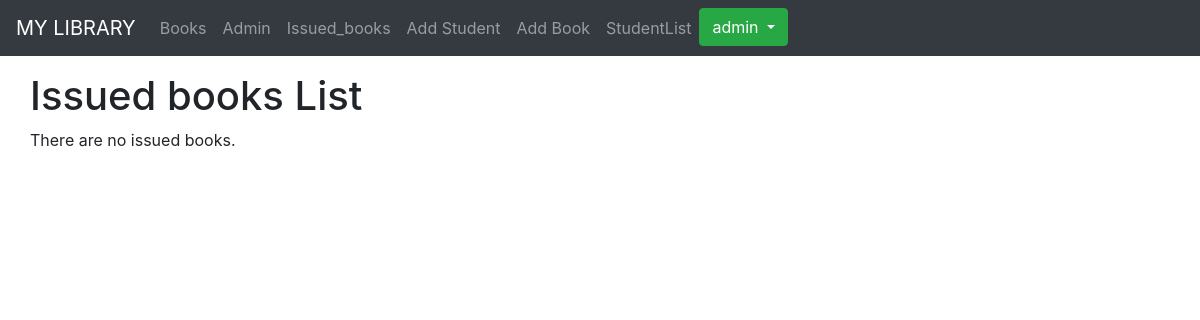
The page /issued-books/ (signed in) on the database as committed earlier.
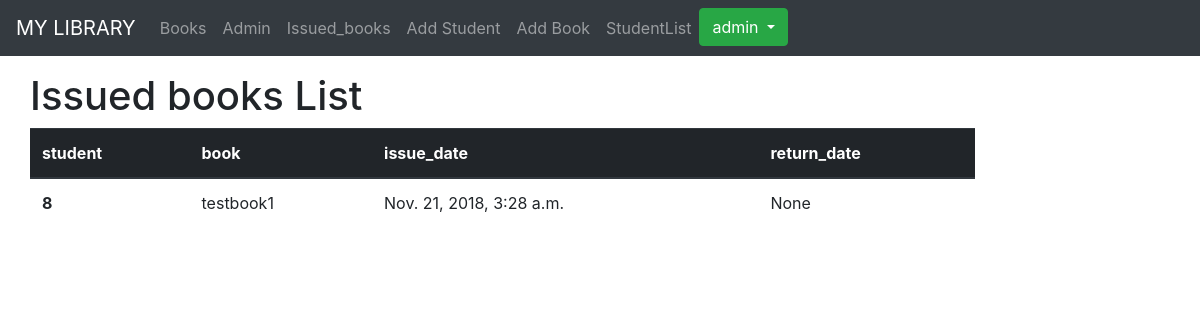
The same page on the database as committed later.
### library/models.py (models this page shows, shortened)
class Borrower(models.Model):
    student = models.ForeignKey('Student', on_delete=models.CASCADE)
    book = models.ForeignKey('Book', on_delete=models.CASCADE)
    issue_date = models.DateTimeField(null=True,blank=True)
    return_date = models.DateTimeField(null=True,blank=True)

class Student(models.Model):
    roll_no = models.CharField(max_length=10,unique=True)
    name = models.CharField(max_length=10)
    branch = models.CharField(max_length=3)
    contact_no = models.CharField(max_length=10)
    total_books_due=models.IntegerField(default=0)
    email=models.EmailField(unique=True)
    user_type=models.CharField(max_length=20, choices=CHOICES, default='Buyer')
    def __str__(self):
        return str(self.roll_no)

class Book(models.Model):
    title = models.CharField(max_length=200)
    author = models.CharField(max_length=100)
    summary = models.TextField(max_length=1000, help_text="description of the book")
    isbn = models.CharField('ISBN', max_length=13, help_text='13 Character ISBN number')
    genre = models.ManyToManyField(Genre, help_text="Select a genre for this book")
    publish_date = models.DateField(null=True)
    total_copies = models.IntegerField()
    available_copies = models.IntegerField()
    pic=models.ImageField(blank=True, null=True, upload_to='book_image')
    def __str__(self):
        return self.title

### library/views.py (the view)
# urls.py: path('issued-books/',views.IssuedBookListView.as_view(),name = 'issued-books'),
class IssuedBookListView(LoginRequiredMixin,ListView):
    login_url = '/accounts/login/'
    template_name = 'library/issuedbook_list.html'
    model = Borrower
    context_object_name = 'issuebook_list'

### templates/library/issuedbook_list.html
{% extends "registration/base.html" %}
{% block content %}
    <h1>Issued books List</h1>
    {% if issuebook_list %}
    <div class="row mx-auto">
      <table class="table">
        <thead class="thead-dark">
          <tr>
            <th scope="col">student</th>
            <th scope="col">book</th>
            <th scope="col">issue_date</th>
            <th scope="col">return_date</th>
          </tr>
        </thead>
        {% for issuebook in issuebook_list %}
        <tbody>
          <tr>
            <th scope="row">{{ issuebook.student }}</th>
            <td>{{ issuebook.book }}</td>
            <td>{{ issuebook.issue_date }}</td>
            <td>{{ issuebook.return_date }}</td>
          </tr>
        </tbody>
        {% endfor %}
      </table>
    </div>
    {% else %}
      <p class=" bg bg-white">There are no issued books.</p>
    {% endif %}
{% endblock %}

### templates/registration/base.html (shortened to what this page needs)
<!DOCTYPE html>
<html lang="en">
<head>
    <link rel="stylesheet" href="https://stackpath.bootstrapcdn.com/bootstrap/4.1.3/css/bootstrap.min.css">
    <link rel="stylesheet" href="https://maxcdn.bootstrapcdn.com/font-awesome/4.4.0/css/font-awesome.min.css">
</head>
</head>
<body>
<div class="container-fluid my-auto">
    <nav class="navbar navbar-expand-md navbar-dark fixed-top bg-dark text-center">
        <a class="navbar-brand" href="">MY LIBRARY </a>
        <div class="collapse navbar-collapse" id="navbarCollapse">
            <ul class="navbar-nav mr-auto">
                <li class="nav-item">
                    <a class="nav-link" href="{% url 'books' %}">Books</a>
                </li>
                <li class="nav-item">
                    <a class="nav-link" href="{% url 'admin:index' %}">Admin</a>
                </li>
                {% if user.is_superuser %}
                    <li class="nav-item">
                        <a class="nav-link" href="{% url 'issued-books' %}">Issued_books</a>
                    </li>
                    <li class="nav-item">
                        <a class="nav-link" href="{% url 'student_create' %}">Add Student</a>
                    </li>
                    <li class="nav-item">
                        <a class="nav-link" href="{% url 'book_create' %}">Add Book</a>
                    </li>
                    <li class="nav-item">
                        <a class="nav-link" href="{% url 'student' %}">StudentList</a>
                    </li>
                {% endif %}
                {% if user.is_authenticated %}
                    <div class="dropdown float">
                        <button type="button" class="btn btn-success dropdown-toggle" data-toggle="dropdown">
                        {{ request.user }}
                        </button>
                    </div>
                         {% else %}
                    <li class="nav-item">
                        <a class="nav-link" href="{% url 'login' %}">Login</a>
                    </li>
        {% endif %}
            </ul>
        </div>
    </nav>
    <br>
    <div class="row mt-5 mx-auto">
        <div class="col-sm-10">
            {% block content %}{% endblock %}
        </div>
    </div>
</div>
</body>
</html>

Rows that differ between the two databases and show on the page:
added Borrower: student "8", book "testbook1", issue_date "Nov. 21, 2018, 3:28 a.m.", return_date "None"
Other text that changed with them:
text no longer shown: "There are no issued books."
text now shown: "student book issue_date return_date"
